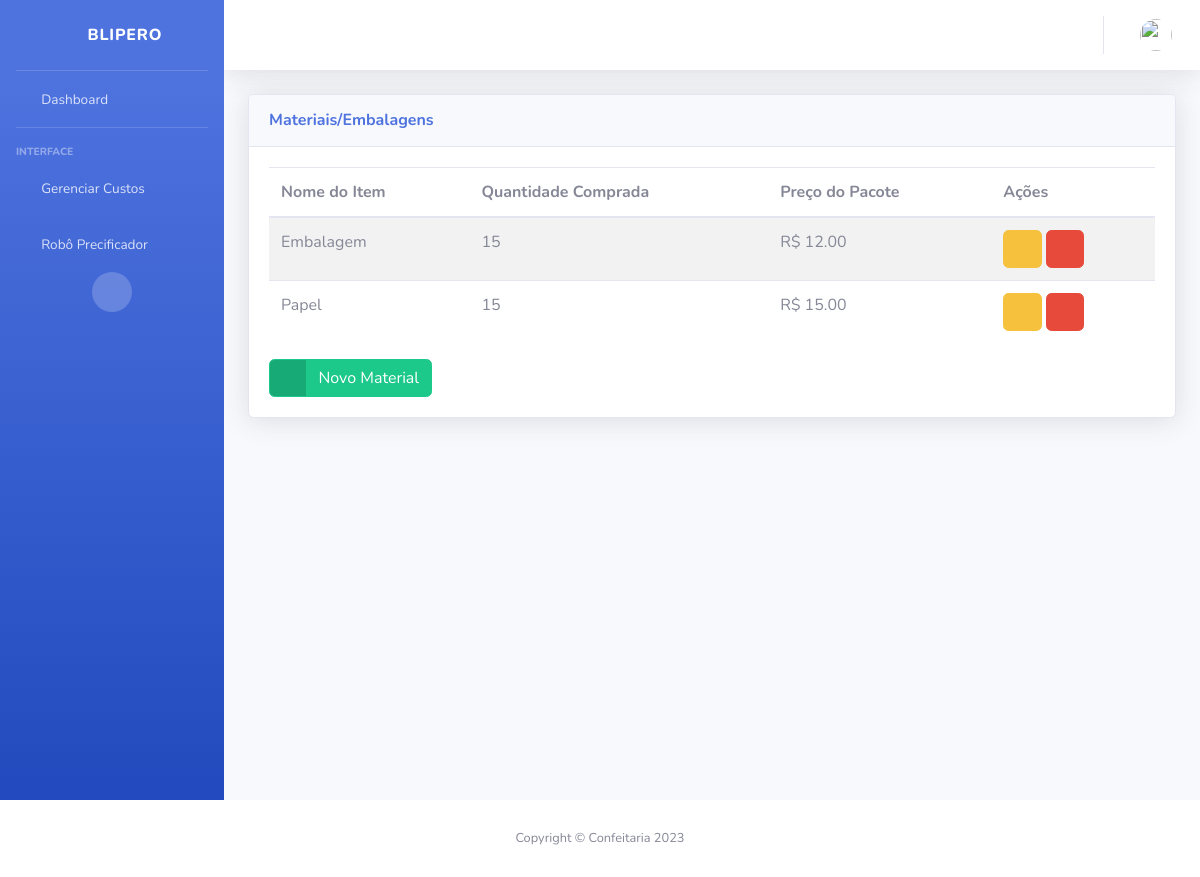
The app's page /material-list (signed in), older data.
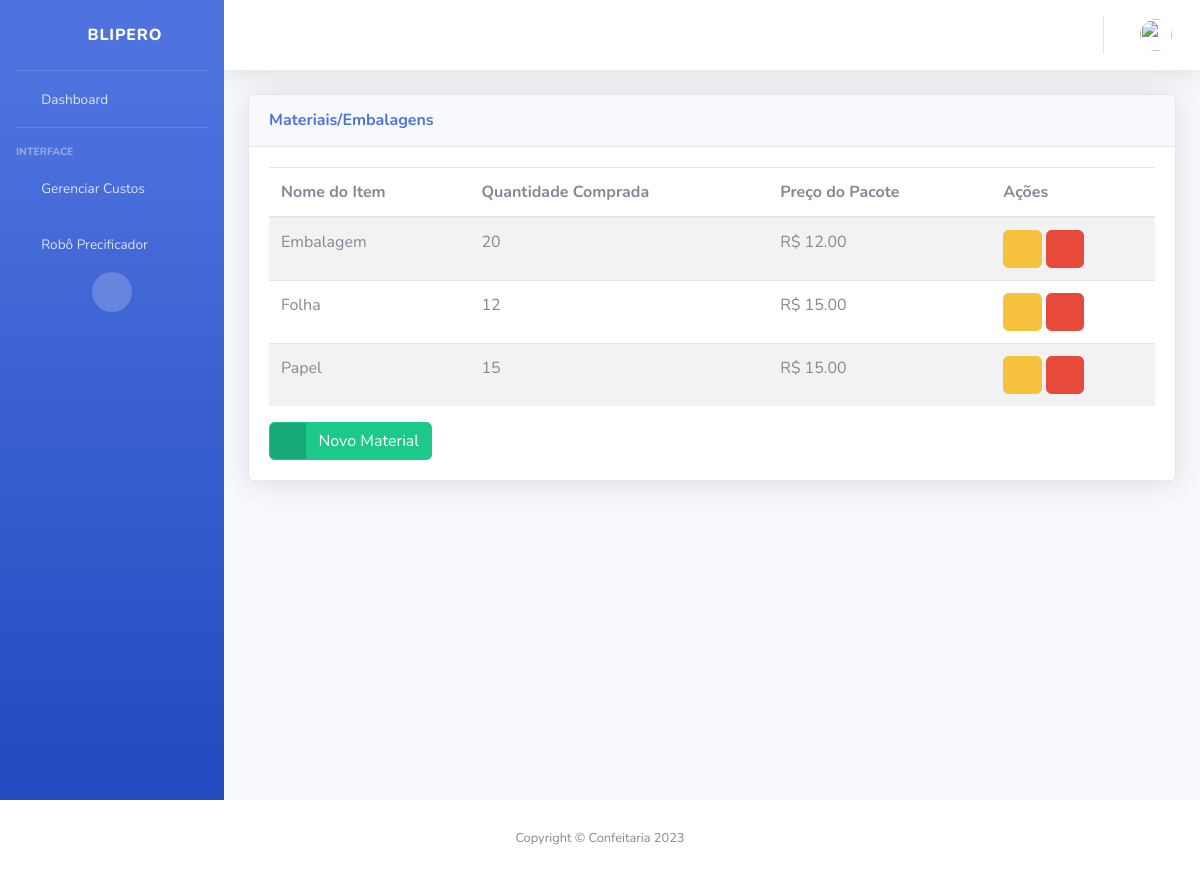
The same page, newer data.
### myapp/models.py (models this page shows, shortened)
class Material(models.Model):
    user = models.ForeignKey(CustomUser, blank=True, on_delete=models.CASCADE)
    name = models.CharField(_("Nome do Item:"), db_column='name', max_length=100, blank=False)
    quantity = models.IntegerField(
        _("Quantidade Comprada:"), db_column='quantity', blank=False)
    price = models.FloatField(_("(R$) Preço do Pacote de Embalagem:"), db_column='price', blank=False)
    class Meta:
        ordering = ["name"]

### myapp/views.py (the view)
# urls.py: path('material-list', views.materialList, name='material-list'),
@login_required
def materialList(request):
    current_user = request.user
    materials = current_user.material_set.all()
    return render(request, "material-list.html", {'materials': materials})

### myapp/templates/material-list.html (shortened to what this page needs)
{% extends "base.html" %}
{% block content %}
<div class="card shadow mb-4">
<div class="card-header py-3">
    <h6 class="m-0 font-weight-bold text-primary">Materiais/Embalagens</h6>
</div>
<div class="card-body">
    <div class="table-responsive">
        <table class="table table-striped" id="dataTable" width="100%" cellspacing="0">
            <thead>
                <tr>
                    <th scope="col">Nome do Item</th>
                    <th scope="col">Quantidade Comprada</th>
                    <th scope="col">Preço do Pacote</th>
                    <th scope="col">Ações</th>
                </tr>
            </thead>
            <tbody>
                {% for material in materials %}
                <tr>
                    <td>{{ material.name }}</td>
                    <td>{{ material.quantity }}</td>
                    <td>{{"R$ "}}{{ material.price|floatformat:2}}</td>
                    <td>
                        <div class="d-none d-lg-block">
                            <a href="/material-update/{{ material.id }}" class="btn btn-warning">
                                        <span class="icon">
                                            <i class="fas fa-edit"></i>
                                        </span>
                            </a>
                            <a data-toggle="modal" data-target="#modal_{{ material.id }}" class="btn btn-danger">
                                <span class="icon">
                                    <i class="fas fa-trash"></i>
                                </span>
                            </a>
                        </div>
                    </td>
                </tr>
                {% endfor %}
            </tbody>
        </table>
        <a href="{%url 'material-create' %}" class="btn btn-success btn-icon-split">
                <span class="icon text-white-50">
                <i class="fas fa-plus"></i>
                </span>
                <span class="text">Novo Material</span>
        </a>
    </div>
</div>
</div>
{% endblock %}

Row changes from the older to the newer data that the page shows:
changed Material "Embalagem": quantity "15" → "20"
added Material: name "Folha", quantity "12", value "R$", price "15.00"
